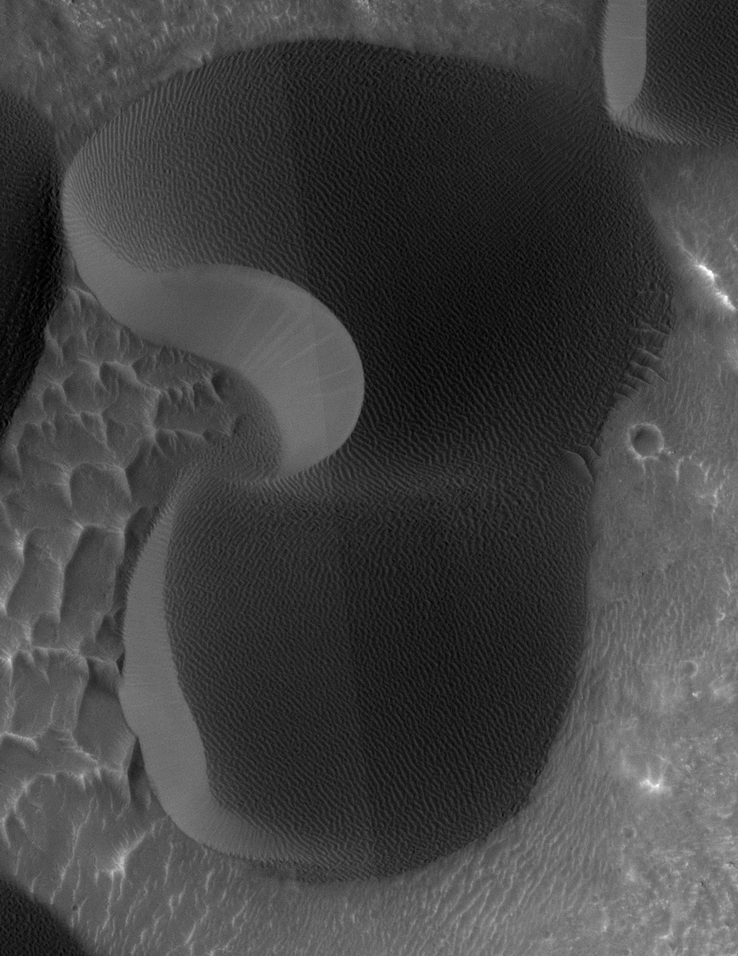
#> input picture Approach#1 - ML classifier/input.png, 738 x 956 px, shrunk from 1526 x 1977 before the run, found by its file name
$ python TOLBP.py
#> lines starting #> are read from the running program, lines starting #| are printed output that depends on the picture; after the words box and inside, x2 and y2 are one past the last pixel; in counts of white or black regions, pixels touching at a corner belong together
import cv2
import os
import skimage.feature
import numpy as np


img=cv2.imread('INPUT.png',0)
#> img is the input picture: shape (956, 738); min 0, max 255, mean 67
lbp = skimage.feature.local_binary_pattern(image=img, P=1, R=20)
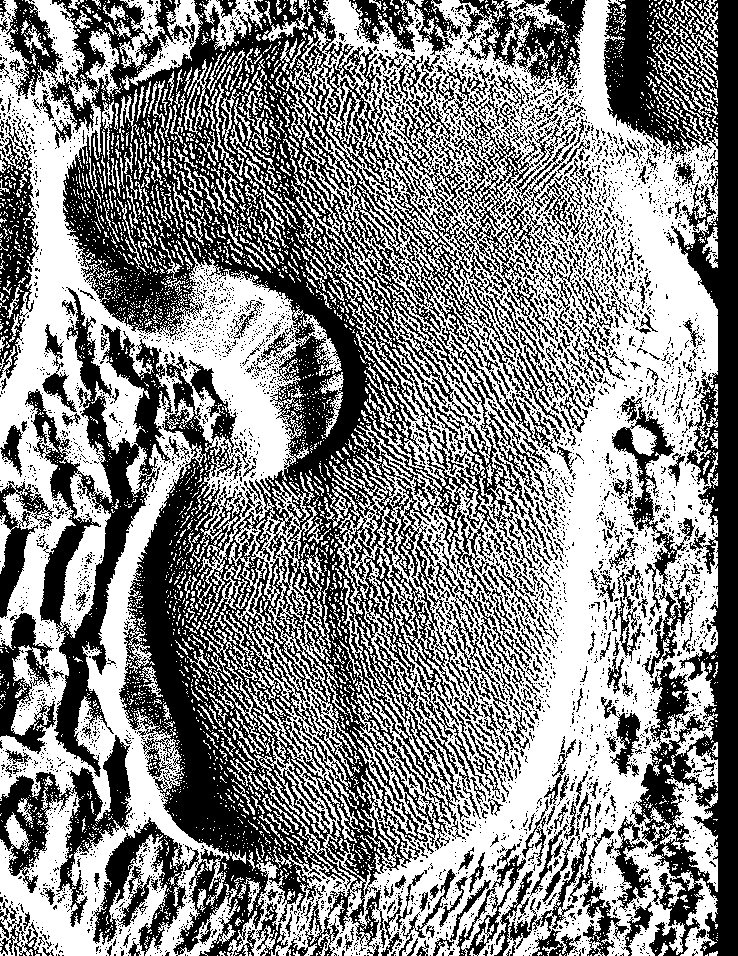
#> lbp: shape (956, 738) float64; values 0 (black) and 1 (white), 52.6% white; 4798 black regions (4271 under 20 px), largest, box (x1, y1, x2, y2) and area: (6, 0, 556, 956) 172946, (603, 0, 738, 956) 44334, (25, 287, 173, 777) 18103
'''
cv2.imshow("",lbp)
cv2.waitKey()
cv2.destroyAllWindows()
'''
cv2.imwrite('LBP.png',lbp*255)
